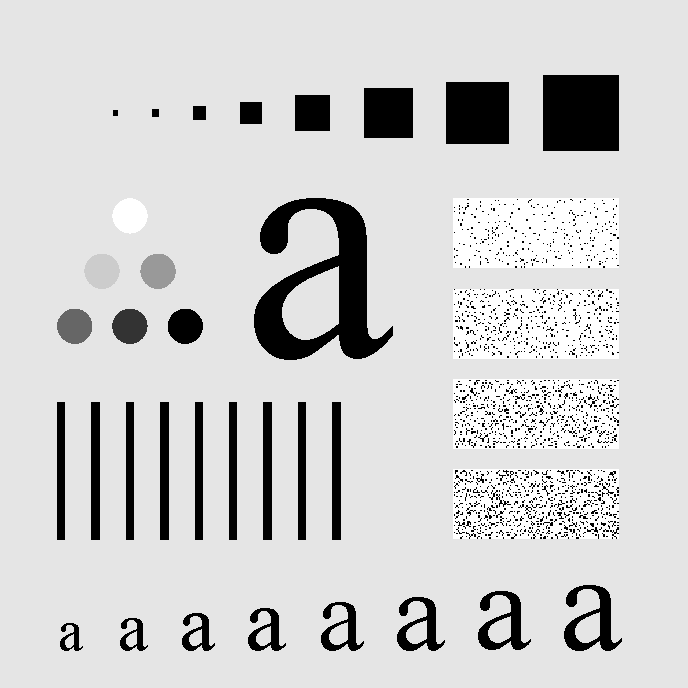
%> input picture Chp 4/4.9 Image Sharpening Using Frequency Domain Filters/4.9.1 Ideal Highpass Filters/test img.tif, 688 x 688 px
$ octave ideal_highpass_filtering.m   (GNU Octave 9; MATLAB toolbox functions it lacks are replaced by stand-ins)
%> lines starting %> are read from the running program, lines starting %| are printed output that depends on the picture; in (x1, y1, x2, y2) boxes, pixels count from 0 and x2, y2 are one past the last pixel; in counts of white or black regions, pixels touching at a corner belong together; the program's own positions count from 1
%% Reading img
f = imread('test img.tif');
%> f is the input picture: size 688x688 uint8; min 0, max 255, mean 207.3


%% Processing
% Converting to frequency domain
F = fftshift(fft2(f));

% Applying filters
F1_filtered = F .* get_ideal_highpass_filter(size(F), 10);
%> after the loop in get_ideal_highpass_filter, `for u=1:filter_size(1)`:
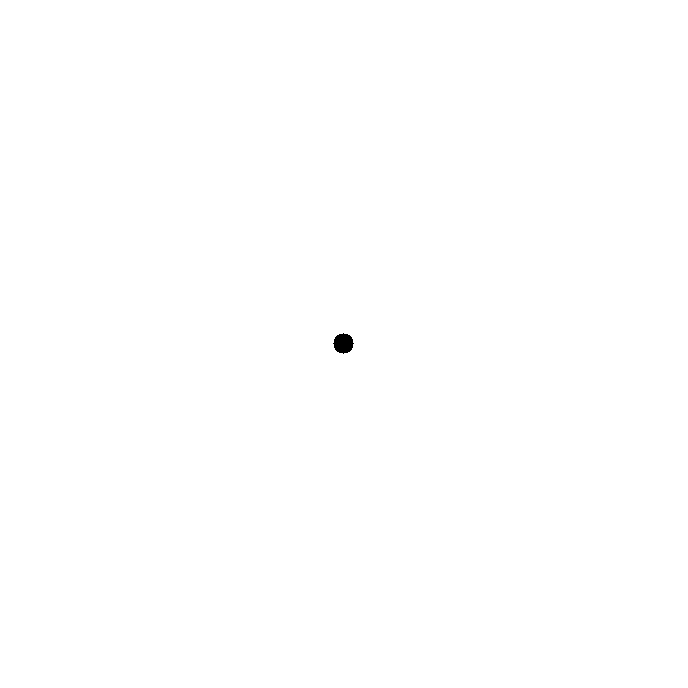
%> filter: size 688x688 double; values 0 (black) and 1 (white), 99.9% white; 1 black region, box (x1, y1, x2, y2) and area: (333, 333, 354, 354) 317
F2_filtered = F .* get_ideal_highpass_filter(size(F), 30);
%> after the loop in get_ideal_highpass_filter (call 2), `for u=1:filter_size(1)`: filter: size 688x688 double; values 0 (black) and 1 (white), 99.4% white; 1 black region, box (x1, y1, x2, y2) and area: (313, 313, 374, 374) 2821
F3_filtered = F .* get_ideal_highpass_filter(size(F), 60);
%> after the loop in get_ideal_highpass_filter (call 3), `for u=1:filter_size(1)`: filter: size 688x688 double; values 0 (black) and 1 (white), 97.6% white; 1 black region, box (x1, y1, x2, y2) and area: (283, 283, 404, 404) 11289
F4_filtered = F .* get_ideal_highpass_filter(size(F), 160);
%> call 4 of get_ideal_highpass_filter, with filter_size = [688 688], radius = 160
%> after the loop in get_ideal_highpass_filter (call 4), `for u=1:filter_size(1)`:
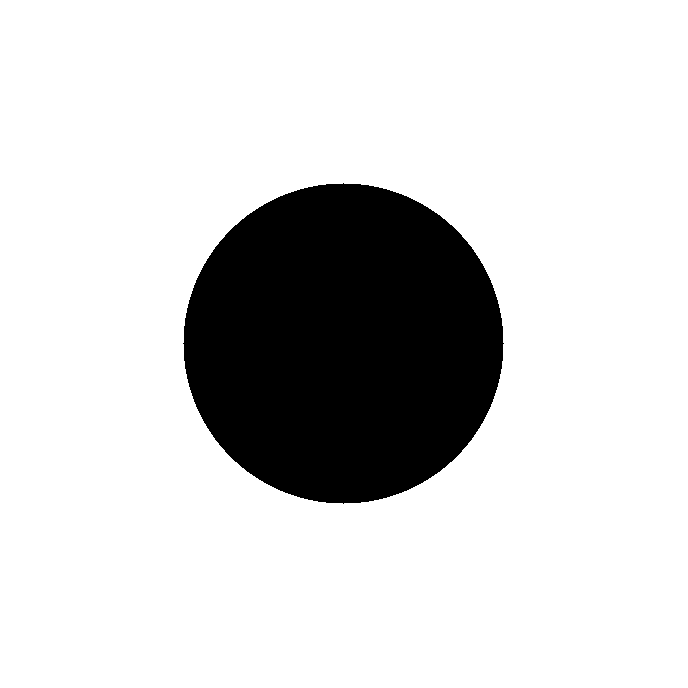
%> filter: size 688x688 double; values 0 (black) and 1 (white), 83% white; 1 black region, box (x1, y1, x2, y2) and area: (183, 183, 504, 504) 80381
F5_filtered = F .* get_ideal_highpass_filter(size(F), 460);
%> call 5 of get_ideal_highpass_filter, with filter_size = [688 688], radius = 460
%> after the loop in get_ideal_highpass_filter (call 5), `for u=1:filter_size(1)`:
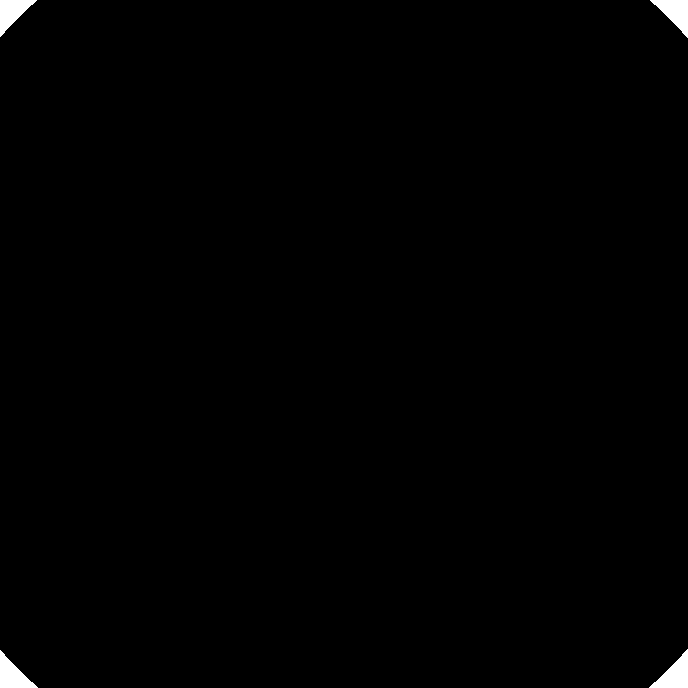
%> filter: size 688x688 double; values 0 (black) and 1 (white), 0.6% white; 4 white regions, box (x1, y1, x2, y2) and area: (649, 649, 688, 688) 753, (650, 0, 688, 38) 714, (0, 650, 38, 688) 714, (0, 0, 37, 37) 676

% Converting back to spatial domain
f1_filtered = uint8(real(ifft2(fftshift(F1_filtered))));
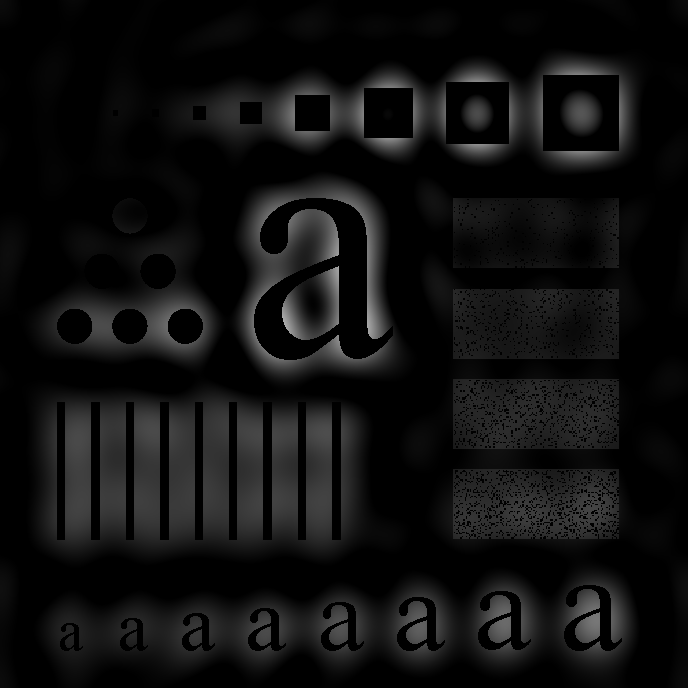
%> f1_filtered: size 688x688 uint8; min 0, max 173, mean 15.9
f2_filtered = uint8(real(ifft2(fftshift(F2_filtered))));
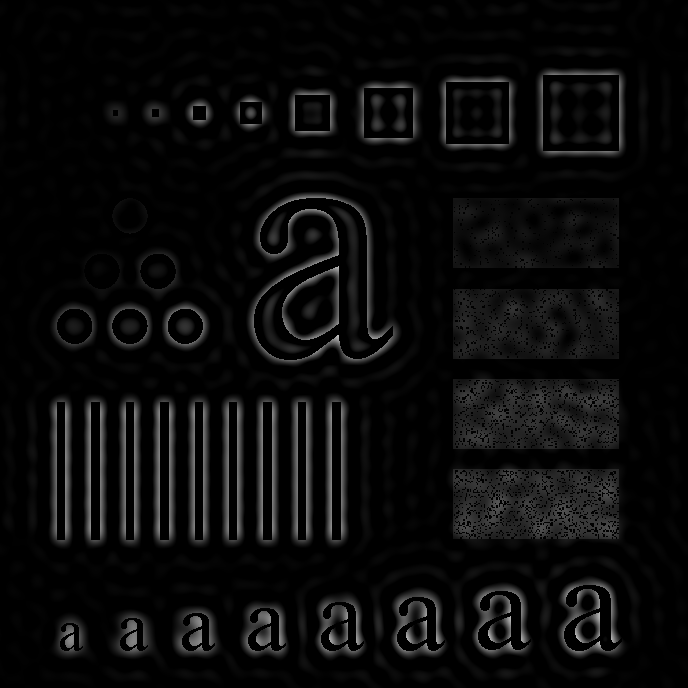
%> f2_filtered: size 688x688 uint8; min 0, max 192, mean 10.6
f3_filtered = uint8(real(ifft2(fftshift(F3_filtered))));
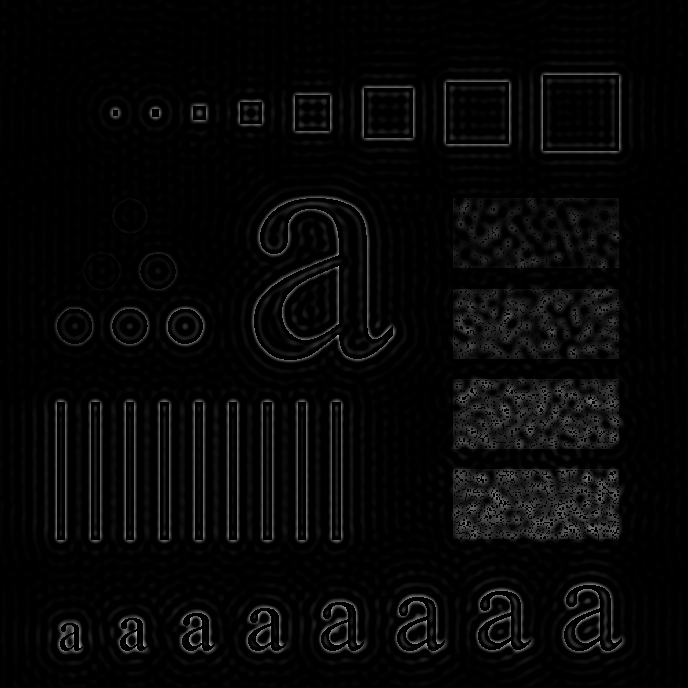
%> f3_filtered: size 688x688 uint8; min 0, max 185, mean 7
f4_filtered = uint8(real(ifft2(fftshift(F4_filtered))));
f5_filtered = uint8(real(ifft2(fftshift(F5_filtered))));


%% Plotting
subplot(3, 4, 1); imshow(f);                                title('Original img');
subplot(3, 4, 2); imshow(real(log(F)), []);                 title('Frequency domain');
%> after `imshow(real(log(F)), [])`:
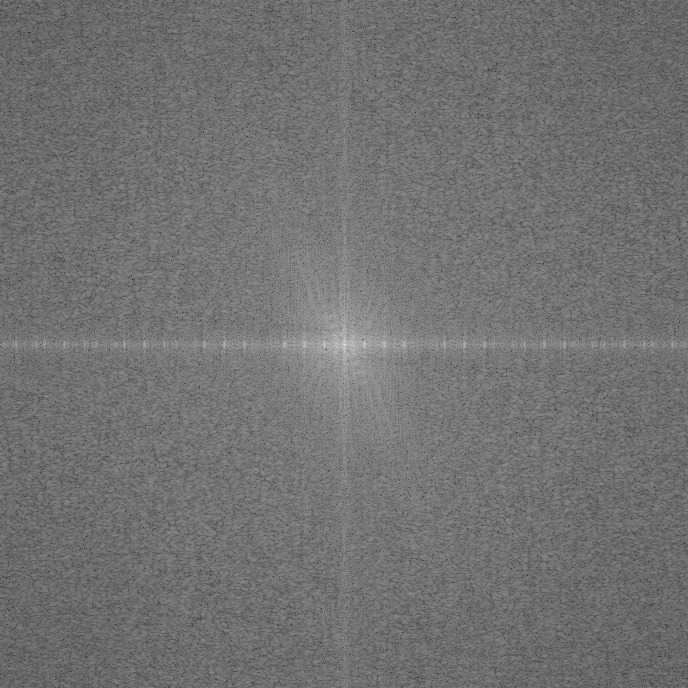
%> displayed picture: size 688x688, on the screen's scale of 0 to 255; min 0, max 255, mean 113.6

subplot(3, 4, 3); imshow(real(log(F1_filtered)), []);       title('Radius: 10');
subplot(3, 4, 4); imshow(f1_filtered);

subplot(3, 4, 5); imshow(real(log(F2_filtered)), []);       title('Radius: 30');
subplot(3, 4, 6); imshow(f2_filtered);

subplot(3, 4, 7); imshow(real(log(F3_filtered)), []);       title('Radius: 60');
subplot(3, 4, 8); imshow(f3_filtered);

subplot(3, 4, 9); imshow(real(log(F4_filtered)), []);       title('Radius: 160');
subplot(3, 4, 10); imshow(f4_filtered);

subplot(3, 4, 11); imshow(real(log(F5_filtered)), []);      title('Radius: 460');
subplot(3, 4, 12); imshow(f5_filtered);


%% Get Ideal highpass filter
function filter = get_ideal_highpass_filter(filter_size, radius)
    p = filter_size(1);
    q = filter_size(2);

    filter = ones(filter_size);

    for u=1:filter_size(1)
        for v=1:filter_size(2)
            if ((u-p/2)^2 + (v-q/2)^2 <= radius^2)
                filter(u, v) = 0;
            end
        end
    end
end
